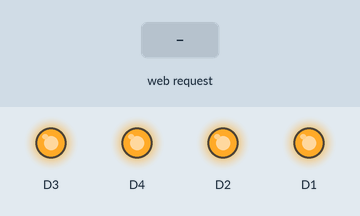
Recording of a sketch running on a simulated ESP8266 (NodeMCU). Shown: output pins drawn as LEDs (lit = HIGH). The test bench sets the inputs (shaded band). WiFi joins after 1.5 s; servers stay silent unless stated; what the sketch prints to the serial monitor is not drawn.

Above: at 2.7 s.
2.8 s: HTTP request GET /riego_excedente received
At 3.7 s:
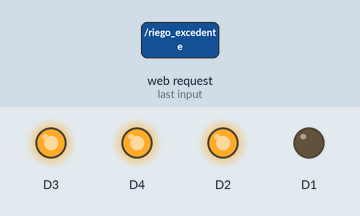
4.3 s: HTTP request GET /riego_patio received
At 4.9 s:
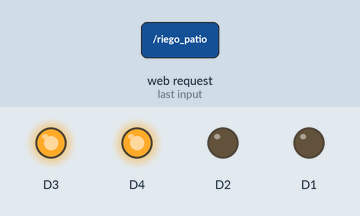
5.8 s: HTTP request GET /riego_frente received
At 7.0 s:
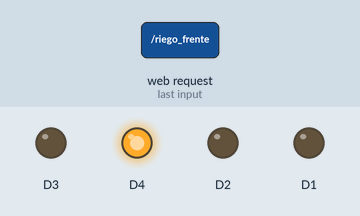
7.3 s: HTTP request GET /luces received
At 8.3 s:
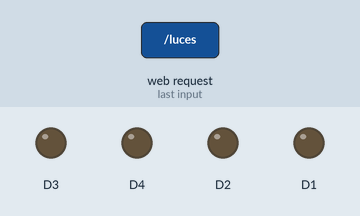
8.8 s: HTTP request GET /riego_excedente received
At 9.5 s:
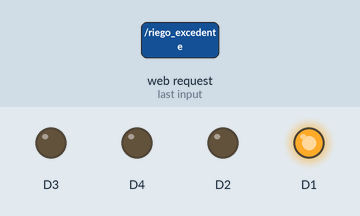
10.3 s: HTTP request GET /riego_patio received
At 10.6 s:
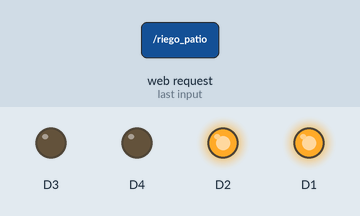
Timing chart, 0 to 12.8 s (numbered marks = the images above; inputs shaded):
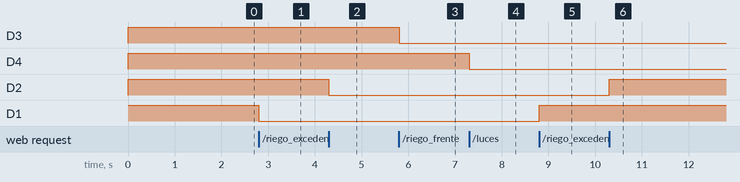

Measured:
- after the input at 2.8 s, D1: HIGH → LOW at once
- after the input at 4.3 s, D2: HIGH → LOW at once
- after the input at 5.8 s, D3: HIGH → LOW at once
- after the input at 7.3 s, D4: HIGH → LOW at once
- after the input at 8.8 s, D1: LOW → HIGH at once
- after the input at 10.3 s, D2: LOW → HIGH at once

The sketch:

RiegoLuces_100.ino
```cpp
#include <ESP8266WiFi.h>
#include <ESP8266WebServer.h>

//Our Wi-Fi ssdid and password
char* ssid = "Orozco_Network"; //Put your Wi-Fi ssdid here
char* password = "05062013"; //Your Wi-Fi Password
//char* ssid = "INFINITUM8500"; //Put your Wi-Fi ssdid here
//char* password = "1HfaNG4F3H"; //Your Wi-Fi Password
String riego_excedente = "0";
String riego_patio = "0";
String riego_frente = "0";
String luces = "0";

// NETWORK: to setup Static IP
IPAddress ip(192, 168, 1, 100); //example 1,100 -- REPLACE x,x
IPAddress gateway(192, 168, 1, 254); // 1, 254 -- REPLACE x,x
IPAddress subnet(255, 255, 255, 0);

ESP8266WebServer server; //server variable

void setup() {
  initializePin(); //call function

  // Static IP Setup
  WiFi.config(ip, gateway, subnet);

  //Making Connection With netword
  WiFi.begin(ssid, password);

  //Serial.begin(115200);
  //Serial.print("Searching Connection");
  while (WiFi.status() != WL_CONNECTED) {
    Serial.print(".");
    delay(500);
  }

  Serial.println("");
  Serial.print("IP Address: "); //Show the IP Address to access your NodeMCU
  Serial.print(WiFi.localIP());

  serverSection();
}

void loop() {
  // put your main code here, to run repeatedly:
  server.handleClient();

}

void initializePin(){

  pinMode(D1, OUTPUT);
  pinMode(D2, OUTPUT);
  pinMode(D3, OUTPUT);
  pinMode(D4, OUTPUT);

  digitalWrite(D1, HIGH);
  digitalWrite(D2, HIGH);
  digitalWrite(D3, HIGH);
  digitalWrite(D4, HIGH);
}

void serverSection(){
  server.on("/", []() {
    server.send(200, "text/html", "<!DOCTYPE html><html><meta charset='UTF-8'><head></head><body><h2>Orozco House</h2><h3><a href='/riego_excedente'>riego excedente</a></h3><br><h3><a href='/riego_patio'>riego patio</a></h3><br><h3><a href='/riego_frente'>riego frente</a></h3><br><h3><a href='/luces'>luces</a></h3><br></body></html>");
  });

  server.on("/riego_excedente", riego_excedente_state);
  server.on("/riego_patio", riego_patio_state);
  server.on("/riego_frente", riego_frente_state);
  server.on("/luces", luces_state);

  server.on("/status", all_state);

  server.begin();
}

void riego_excedente_state(){
  if(riego_excedente == "0"){
    riego_excedente = "1";
    digitalWrite(D1, LOW);
    server.send(200, "text/html", riego_excedente);
  }else{
    riego_excedente = "0";
    digitalWrite(D1, HIGH);
    server.send(200, "text/html", riego_excedente);
  }
}

void riego_patio_state(){
  if(riego_patio == "0"){
    riego_patio = "1";
    digitalWrite(D2, LOW);
    server.send(200, "text/html", riego_patio);
  }else{
    riego_patio = "0";
    digitalWrite(D2, HIGH);
    server.send(200, "text/html", riego_patio);
  }
}

void riego_frente_state(){
  if(riego_frente == "0"){
    riego_frente = "1";
    digitalWrite(D3, LOW);
    server.send(200, "text/html", riego_frente);
  }else{
    riego_frente = "0";
    digitalWrite(D3, HIGH);
    server.send(200, "text/html", riego_frente);
  }
}

void luces_state(){
  if(luces == "0"){
    luces = "1";
    digitalWrite(D4, LOW);
    server.send(200, "text/html", luces);
  }else{
    luces = "0";
    digitalWrite(D4, HIGH);
    server.send(200, "text/html", luces);
  }
}

void all_state(){
  server.send(200, "text/html", "{\"riego_excedente\":\""+riego_excedente+"\",\"riego_patio\":\""+riego_patio+"\",\"riego_frente\":\""+riego_frente+"\",\"luces\":\""+luces+"\"}");
}
```
